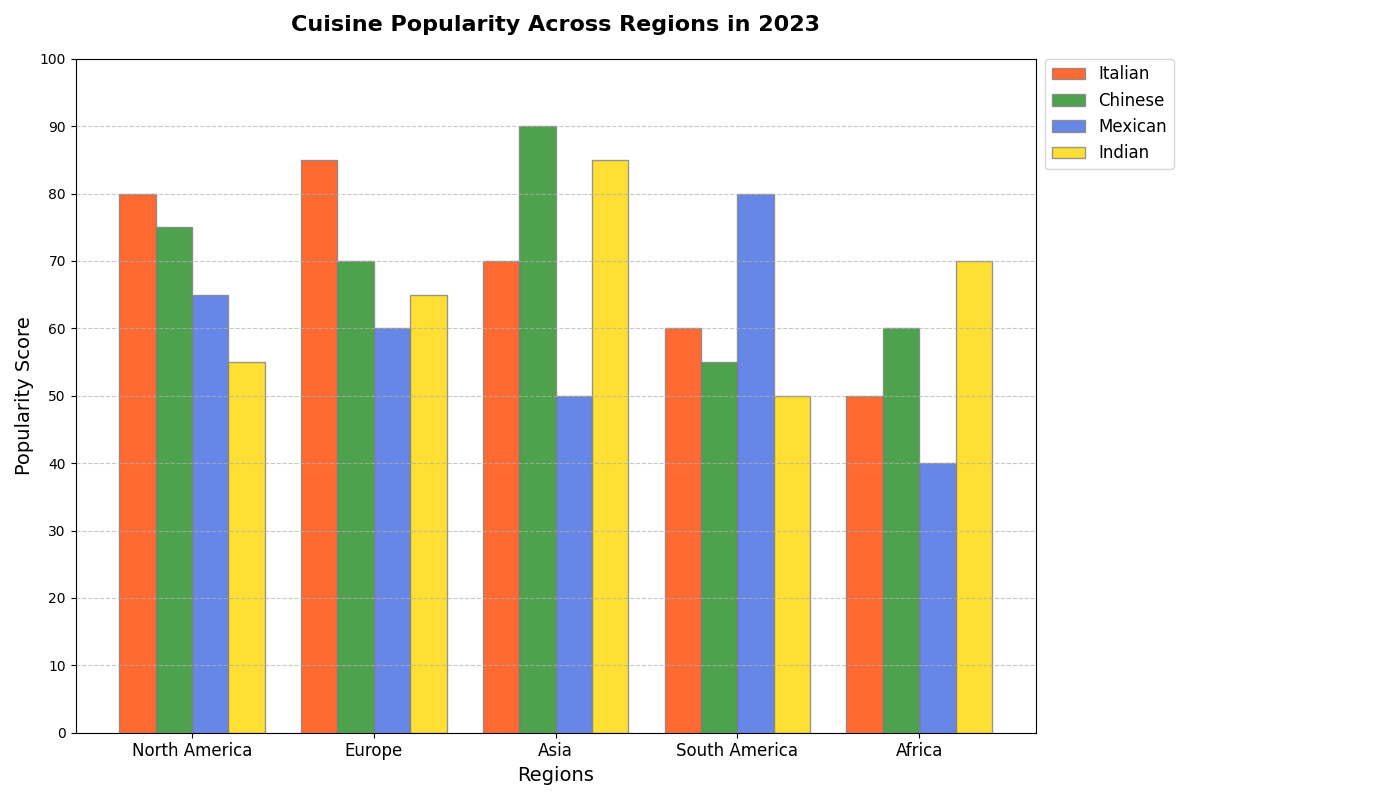

This chart was generated by the following Python code:
import matplotlib.pyplot as plt
import numpy as np

# Backstory:
# "In 2023, the Global Culinary Association conducted an extensive survey to rank different regions by their consumption of various popular cuisines. The regions evaluated include North America, Europe, Asia, South America, and Africa. This chart showcases the popularity of different cuisines across these regions."

# Data preparation
regions = ['North America', 'Europe', 'Asia', 'South America', 'Africa']
italian_cuisine = [80, 85, 70, 60, 50]
chinese_cuisine = [75, 70, 90, 55, 60]
mexican_cuisine = [65, 60, 50, 80, 40]
indian_cuisine = [55, 65, 85, 50, 70]

# Create a map of data for easy plotting
cuisines = ['Italian', 'Chinese', 'Mexican', 'Indian']
data = [italian_cuisine, chinese_cuisine, mexican_cuisine, indian_cuisine]
colors = ['#FF4500', '#228B22', '#4169E1', '#FFD700']

# Create a figure and axis
fig, ax = plt.subplots(figsize=(14, 8))

# Width of a single bar segment
bar_width = 0.2

# Create bar positions
positions = np.arange(len(regions))

# Plot the bars for each cuisine
for i, (cuisine, popularity) in enumerate(zip(cuisines, data)):
    ax.bar(positions + i * bar_width, popularity, width=bar_width, color=colors[i], edgecolor='grey', label=cuisine, alpha=0.8)

# Titles and labels
ax.set_title("Cuisine Popularity Across Regions in 2023", fontsize=16, fontweight='bold', pad=20)
ax.set_xlabel("Regions", fontsize=14)
ax.set_ylabel("Popularity Score", fontsize=14)

# Customizing ticks on the x-axis
ax.set_xticks(positions + bar_width * 1.5)
ax.set_xticklabels(regions, fontsize=12)

# Customizing y-axis grid and ticks
ax.grid(axis='y', linestyle='--', alpha=0.7)
ax.yaxis.set_ticks(np.arange(0, 101, 10))

# Add legend with a horizontal layout to avoid overlap
ax.legend(loc='upper left', fontsize=12, bbox_to_anchor=(1.01, 1), borderaxespad=0.)

# Automatically adjust layout to prevent text cutoff
plt.tight_layout(rect=[0, 0, 0.85, 1])

# Show the plot
plt.show()
